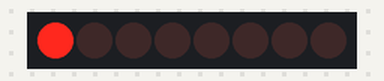
Bench run of a sketch on a simulated Arduino Uno, built with avr-gcc and run on an emulated ATmega328P. Shown: 8 shift-register outputs drawn as a row of LEDs (first output left, lit = HIGH). Wiring (inferred from the names in the program): shift register (74HC595): data pin 10; shift clock pin 8; latch pin 9. Wiring (inferred from the signals the program sends): row of LEDs: on Q0, Q1, Q2, Q3, Q4, Q5, Q6, Q7.

Above: at 0.51 s.
At 5.31 s:
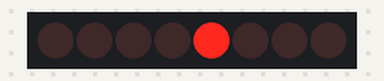
At 10.11 s:
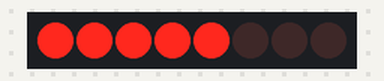
At 20.03 s:
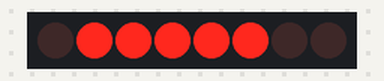
At 29.64 s:
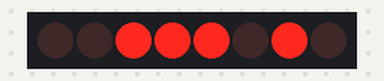
At 39.56 s:
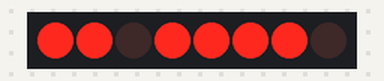
Timing chart, 0 to 40.0 s (numbered marks = the images above):
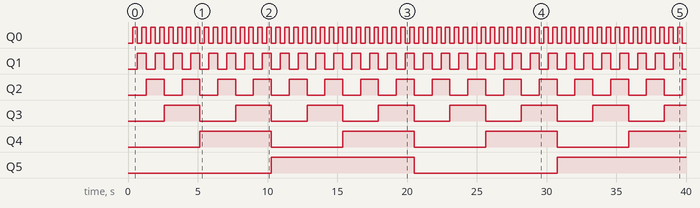

The sketch:

LED_mit_HC595_ShiftOut_Kurs8.ino
```cpp
/*  LED Lauflicht mit HC595
    Schaltet eine Reihe von LEDs nach einem bestimmten Muster ein und aus
    und nutzt dabei ein Schieberegister HC595
    Hier alle digitalen Werte von 0 bis 255 */

int taktPin = 8;        // SH_CP (11) = Schieberegister Takteingang (Shiftregister Clock Input)
int speicherPin = 9;    // ST_CP (12) = Speicherregister Takteingang (Storageregister Clock Input)
int datenPin = 10;      // DS (14) = Serieller Eingang (Serial data Input)
byte wert = 0;

void setup()
{
  pinMode(taktPin,OUTPUT);          // "taktPin" als Ausgang definieren
  pinMode(speicherPin,OUTPUT);      // "speicherPin" als Ausgang definieren
  pinMode(datenPin,OUTPUT);         // "datenPin" als Ausgang definieren
  delay(10);                        // kurze Verarbeitungs-Pause
}

void loop()
{
  wert = 0;
  for (int i=0; i<256; i++)
  {
    digitalWrite(speicherPin, LOW);  //
    delay(20);
    shiftOut(datenPin, taktPin, MSBFIRST, wert);
    digitalWrite(speicherPin, HIGH);  // ST_CP;  --> Speicherregisterinhalt an Ausgang
    wert++;                           // "wert" plus "1"
    delay(300);
  }  // for
  delay(2000);
}    // loop
```

Measured:
- by itself, Q0: alternates HIGH for 0.32 s and LOW for 0.32 s
- by itself, Q1: alternates HIGH for 0.64 s and LOW for 0.64 s
- by itself, Q2: alternates HIGH for 1.3 s and LOW for 1.3 s
- by itself, Q3: alternates HIGH for 2.6 s and LOW for 2.6 s
- by itself, Q4: alternates HIGH for 5.1 s and LOW for 5.1 s
- by itself, Q5: LOW → HIGH at 10.3 s, → LOW 10.2 s later, → HIGH 10.2 s later
